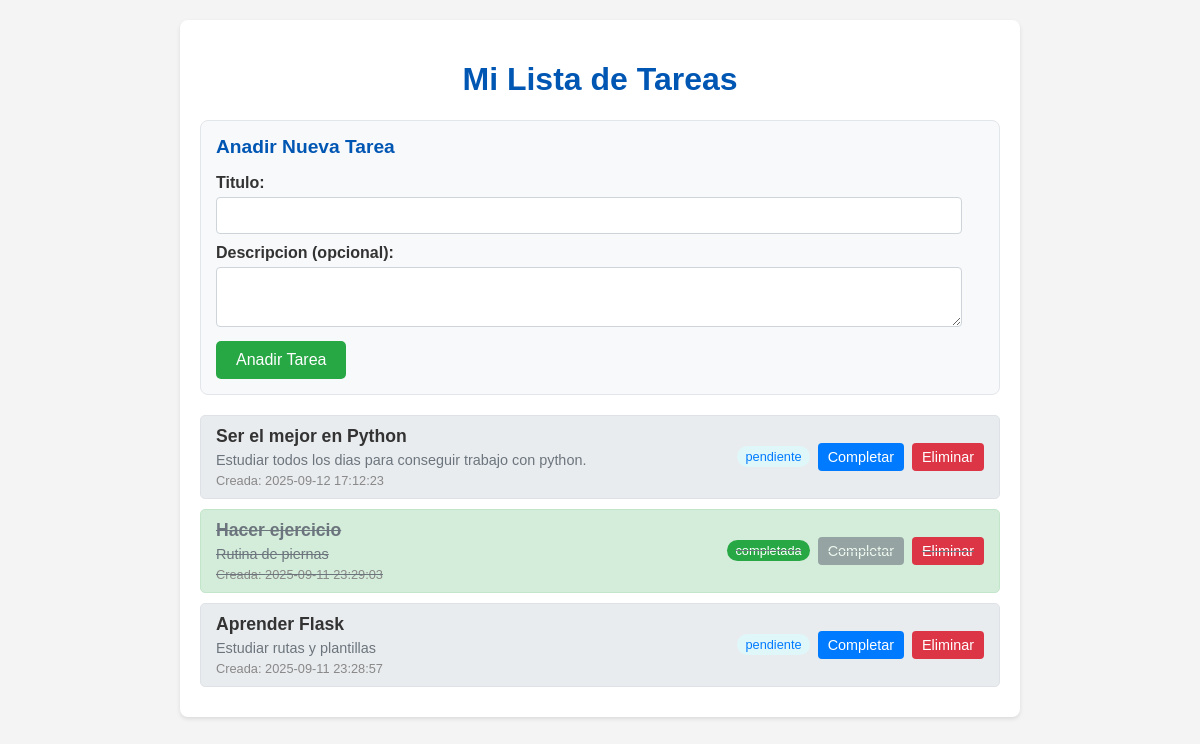
The page / on the database its author committed.
### tables this page shows
CREATE TABLE tasks (
            id INTEGER PRIMARY KEY AUTOINCREMENT,
            title TEXT NOT NULL,
            description TEXT,
            status TEXT NOT NULL DEFAULT 'pendiente', -- 'pendiente', 'completada'
            created_at TIMESTAMP DEFAULT CURRENT_TIMESTAMP
        );

### app.py (the view, shortened to what this page needs)
@app.route("/", methods=('GET', 'POST'))
def home():
    conn = get_db_connection()
    tasks = conn.execute("SELECT * FROM tasks ORDER BY created_at DESC").fetchall()
    conn.close()
    return render_template("index.html", tasks=tasks)

### database.py (called while the page is built)
def get_db_connection():
    conn = sqlite3.connect(DATABASE)
    conn.row_factory = sqlite3.Row
    return conn

### templates/index.html (shortened to what this page needs)
<!DOCTYPE html>
<html lang="es">
<head>
</head>
<body>
    <div class="container">
        <h1>Mi Lista de Tareas</h1>
        <div class="add-task-form">
            <h2>Anadir Nueva Tarea</h2>
            <form method="POST" action="{{ url_for('home') }}">
                <label for="title">Titulo:</label>
                <input type="text" id="title" name="title" required>
                <label for="description">Descripcion (opcional):</label>
                <textarea name="description" id="description"></textarea>
                <button type="submit">Anadir Tarea</button>
            </form>
        </div>
        <div class="task-list">
            {% if tasks %}
                {% for task in tasks %}
                    <div class="task-item {% if task.status == 'completada' %}completed{% endif %}">
                        <div class="task-details">
                            <div class="task-title">{{ task.title }}</div>
                            {% if task.description %}
                                <div class="task-description">{{ task.description }}</div>
                            {% endif %}
                            <div class="task-meta">Creada: {{ task.created_at }}</div>
                        </div>
                        <div class="task-actions">
                            <span class="task-status">{{ task.status }}</span>
                            {% if task.status == 'pendiente' %}
                                <a href="{{ url_for('complete_task', task_id=task.id) }}" class="action-button complete">Completar</a>
                            {% else %}
                                <a href="#" class="action-button complete" style="opacity: 0.6; cursor: not-allowed;">Completar</a>
                            {% endif %}
                            <a href="{{ url_for('delete_task', task_id=task.id) }}" class="action-button delete" onclick="return confirm('Estas seguro de que quieres eliminar esta tarea?');">Eliminar</a>
                        </div>
                    </div>
                {% endfor %}
            {% else %}
            <p class="no-tasks">No hay tareas aun. Anade una!</p>
            {% endif %}
        </div>
    </div>
</body>
</html>

### templates/index.html (style rules this page uses)
body { font-family: Arial, sans-serif; margin: 20px; background-color: #f4f4f4; color: #333; }
h1 { color: #0056b3; }
.container { background-color: #fff; padding: 20px; border-radius: 8px; box-shadow: 0 2px 4px rgba(0, 0, 0, 0.1); max-width: 800px; margin: 0 auto; }
h1 { color: #0056b3; text-align: center; }
.task-list { margin-top: 20px; }
.task-item { background-color: #e9ecef; border: 1px solid #dee2e6; padding: 10px 15px; margin-bottom: 10px; border-radius: 5px; display: flex; justify-content: space-between; align-items: center; flex-wrap: wrap; }
.task-item.completed { background-color: #d4edda; border-color: #c3e6cb; text-decoration: line-through; color: #6c757d; }
.task-details { flex-grow: 1; }
.task-title { font-weight: bold; font-size: 1.1em; }
.task-description { font-size: 0.9em; color: #6c757d; margin-top: 5px; }
.task-meta { font-size: 0.8em; color: #888; margin-top: 5px; }
.task-actions { margin-left: 15px; display: flex; gap: 8px; align-items: center; }
.task-status { font-size: 0.8em; color: #007bff; background-color: #e0f7fa; padding: 3px 8px; border-radius: 12px; white-space: nowrap; }
.task-item.completed .task-status { background-color: #28a745; color: white; }
.add-task-form { background-color: #f8f9fa; padding: 15px; border-radius: 8px; margin-bottom: 20px; border: 1px solid #e2e6ea; }
.add-task-form h2 { margin-top: 0; color: #0056b3; font-size: 1.2em; }
.add-task-form label { display: block; margin-bottom: 5px; font-weight: bold; }
.add-task-form input[type='text'], .add-task-form textarea { width: calc(100% - 22px); padding: 10px; margin-bottom: 10px; border: 1px solid #ced4da; border-radius: 4px; box-sizing: border-box; }
.add-task-form textarea { resize: vertical; min-height: 60px; }
.add-task-form button { background-color: #28a745; color: white; padding: 10px 20px; border: none; border-radius: 5px; cursor: pointer; font-size: 1em; }
.action-button { padding: 6px 10px; border: none; border-radius: 4px; cursor: pointer; text-decoration: none; color: white; font-size: 0.9em; white-space: nowrap; }
.action-button.complete { background-color: #007bff; }
.action-button.delete { background-color: #dc3545; }
.task-item.completed .action-button.complete { background-color: #6c757d; cursor: not-allowed; }

### rows shown on the page
tasks: title "Ser el mejor en Python", description "Estudiar todos los dias para conseguir trabajo con python.", created_at "2025-09-12 17:12:23", status "pendiente"
tasks: title "Hacer ejercicio", description "Rutina de piernas", created_at "2025-09-11 23:29:03", status "completada", shows "Completar"
tasks: title "Aprender Flask", description "Estudiar rutas y plantillas", created_at "2025-09-11 23:28:57", status "pendiente"
